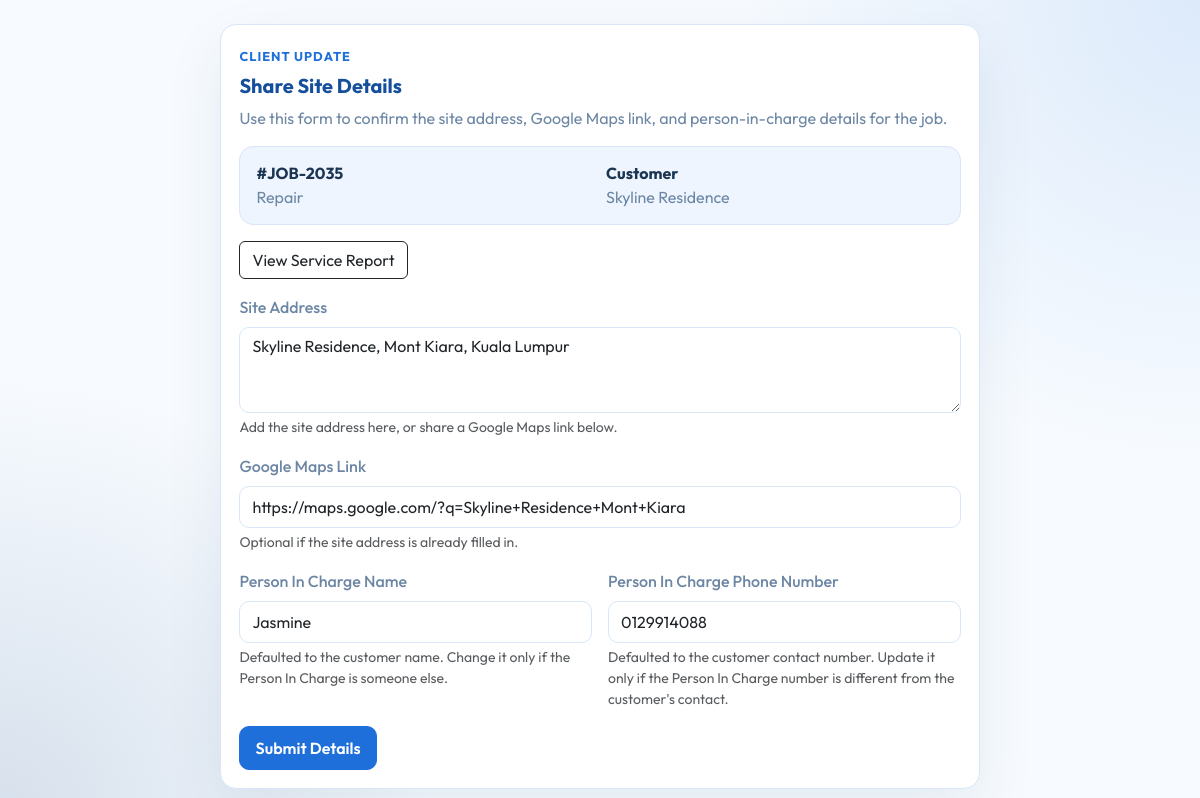
/job-client-update.php?token=clientjob2035b3f6d8 (signed in), run on the app's committed database.
### tables this page shows
CREATE TABLE IF NOT EXISTS jobs (
    id INT UNSIGNED AUTO_INCREMENT PRIMARY KEY,
    ticket_number VARCHAR(40) NOT NULL UNIQUE,
    customer_name VARCHAR(190) NOT NULL,
    service_type VARCHAR(80) NOT NULL,
    technician_team VARCHAR(80) NOT NULL,
    attending_technicians VARCHAR(255) NOT NULL DEFAULT '',
    site_address VARCHAR(255) NOT NULL DEFAULT '',
    google_maps_url VARCHAR(255) NOT NULL DEFAULT '',
    person_in_charge_name VARCHAR(120) NOT NULL DEFAULT '',
    person_in_charge_contact VARCHAR(190) NOT NULL DEFAULT '',
    client_update_token VARCHAR(64) NOT NULL DEFAULT '',
    status VARCHAR(40) NOT NULL,
    priority_level VARCHAR(40) NOT NULL,
    billed_amount DECIMAL(10,2) NOT NULL DEFAULT 0,
    notes VARCHAR(255) NOT NULL DEFAULT '',
    created_at TIMESTAMP DEFAULT CURRENT_TIMESTAMP,
    UNIQUE KEY uniq_jobs_client_update_token (client_update_token)
);

### job-client-update.php (the view, shortened to what the rows shown need)
<?php
$token = trim((string) ($_REQUEST['token'] ?? ''));
$job = null;
$clientForm = [
    'site_address' => '',
    'google_maps_url' => '',
    'person_in_charge_name' => '',
    'person_in_charge_contact' => '',
];
if ($token === '') {
    $errorMessage = 'This update link is missing or invalid.';
} else {
    $job = coolopz_find_job_by_client_token($token);
    if ($job === null) {
        $errorMessage = 'This update link is no longer valid.';
    } else {
        $defaultPersonInChargeName = trim((string) ($job['customer_name'] ?? ''));
        $defaultPersonInChargeContact = coolopz_normalize_phone_number((string) ($job['customer_phone_number'] ?? ''));
        $clientForm = [
            'site_address' => (string) ($job['site_address'] ?? ''),
            'google_maps_url' => (string) ($job['google_maps_url'] ?? ''),
            'person_in_charge_name' => trim((string) ($job['person_in_charge_name'] ?? '')) !== ''
                ? (string) $job['person_in_charge_name']
                : $defaultPersonInChargeName,
            'person_in_charge_contact' => trim((string) ($job['person_in_charge_contact'] ?? '')) !== ''
                ? (string) $job['person_in_charge_contact']
                : $defaultPersonInChargeContact,
        ];
    }
}
?>
<!DOCTYPE html>
<html lang="en">
<head>
    <link href="https://cdn.jsdelivr.net/npm/bootstrap@5.3.3/dist/css/bootstrap.min.css" rel="stylesheet">
    <link rel="stylesheet" href="assets/css/theme.css">
</head>
<body class="public-page">
    <main class="public-shell">
        <section class="public-card simple-panel">
            <h1 class="panel-title mb-2">Share Site Details</h1>
<?php if ($job !== null): ?>
            <div class="public-meta mb-3">
                <div>
                    <strong class="d-block"><?= htmlspecialchars($job['ticket_number'], ENT_QUOTES, 'UTF-8') ?></strong>
                    <span><?= htmlspecialchars($job['service_type'], ENT_QUOTES, 'UTF-8') ?></span>
                </div>
                <div>
                    <strong class="d-block">Customer</strong>
                    <span><?= htmlspecialchars($job['customer_name'] !== '' ? $job['customer_name'] : 'Not assigned yet', ENT_QUOTES, 'UTF-8') ?></span>
                </div>
            </div>
            <div class="d-flex gap-2 flex-wrap mb-3">
                <a class="btn btn-outline-dark" href="<?= htmlspecialchars(coolopz_job_service_report_url((string) $job['client_update_token']), ENT_QUOTES, 'UTF-8') ?>" target="_blank" rel="noopener noreferrer">View Service Report</a>
            </div>
            <form method="post" class="row g-3">
                <div class="col-12">
                    <label class="form-label" for="site_address">Site Address</label>
                    <textarea class="form-control notes-field" id="site_address" name="site_address" rows="3" placeholder="Enter the full service address"><?= htmlspecialchars($clientForm['site_address'], ENT_QUOTES, 'UTF-8') ?></textarea>
                    <div class="form-text">Add the site address here, or share a Google Maps link below.</div>
                </div>
                <div class="col-12">
                    <label class="form-label" for="google_maps_url">Google Maps Link</label>
                    <input class="form-control" id="google_maps_url" name="google_maps_url" type="url" value="<?= htmlspecialchars($clientForm['google_maps_url'], ENT_QUOTES, 'UTF-8') ?>" placeholder="https://maps.google.com/...">
                    <div class="form-text">Optional if the site address is already filled in.</div>
                </div>
                <div class="col-md-6">
                    <label class="form-label" for="person_in_charge_name">Person In Charge Name</label>
                    <input class="form-control" id="person_in_charge_name" name="person_in_charge_name" type="text" value="<?= htmlspecialchars($clientForm['person_in_charge_name'], ENT_QUOTES, 'UTF-8') ?>" placeholder="Contact person name">
                    <div class="form-text">Defaulted to the customer name. Change it only if the Person In Charge is someone else.</div>
                </div>
                <div class="col-md-6">
                    <label class="form-label" for="person_in_charge_contact">Person In Charge Phone Number</label>
                    <input class="form-control" id="person_in_charge_contact" name="person_in_charge_contact" type="tel" inputmode="tel" value="<?= htmlspecialchars($clientForm['person_in_charge_contact'], ENT_QUOTES, 'UTF-8') ?>" placeholder="Phone number only">
                    <div class="form-text">Defaulted to the customer contact number. Update it only if the Person In Charge number is different from the customer's contact.</div>
                </div>
                <div class="col-12 d-flex gap-2">
                    <button type="submit" class="btn btn-portal-primary">Submit Details</button>
                </div>
            </form>
<?php endif; ?>
        </section>
    </main>
</body>
</html>

### data on the page
jobs: ticket_number "#JOB-2035", service_type "Repair", customer_name "Skyline Residence", site_address "Skyline Residence, Mont Kiara, Kuala Lumpur", google_maps_url "https://maps.google.com/?q=Skyline+Residence+Mont+Kiara", person_in_charge_name "Jasmine", person_in_charge_contact "0129914088"
